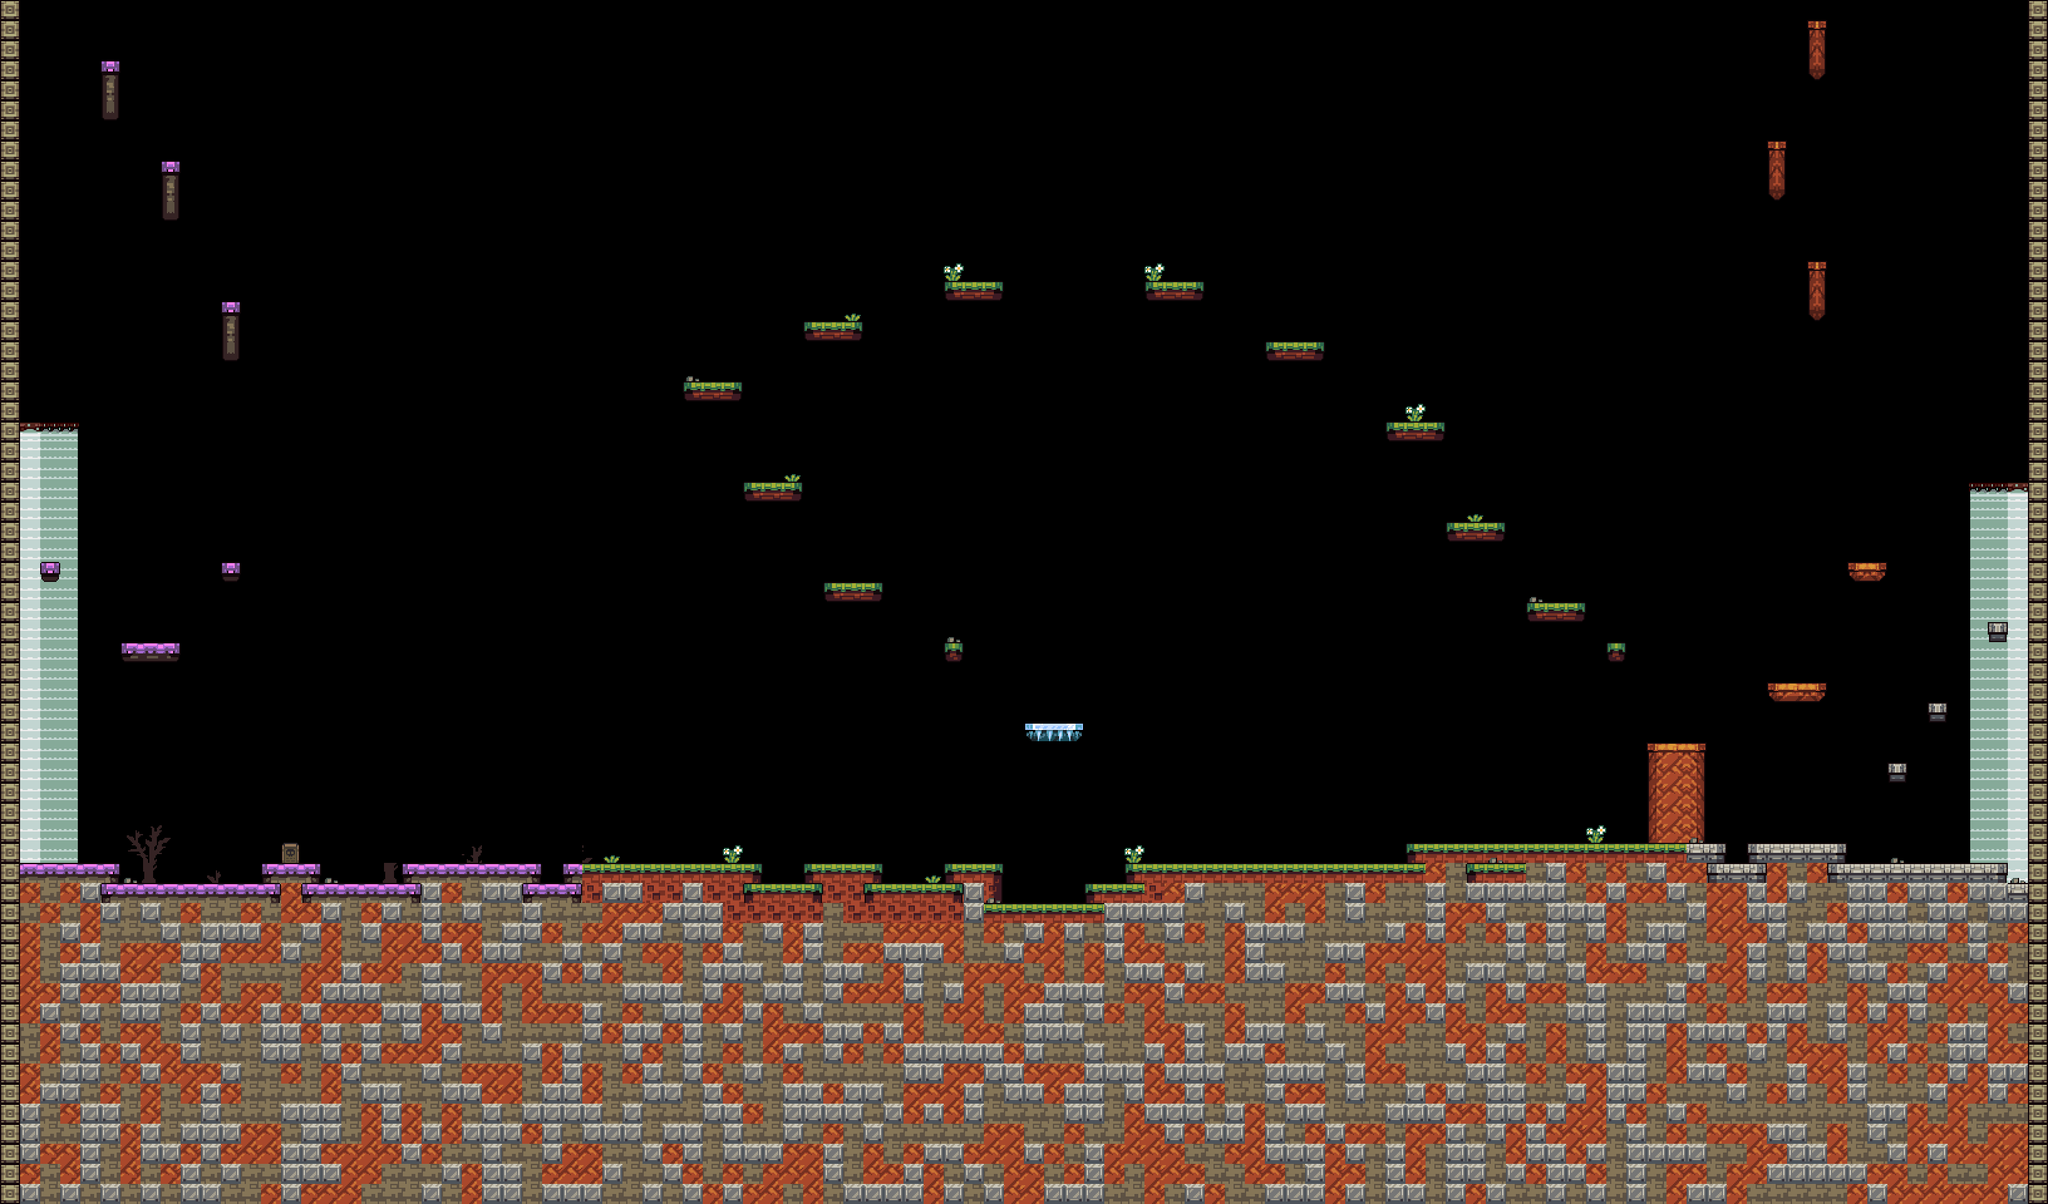

This is a level from a 2D game, rendered from its Tiled map with the project's own tilesets. A one-line summary and the map file follow, with tile-layer data summarised:
An orthogonal 102x60 tile map with 32x32 px tiles, 6 tile layers (Ground, FloorBG, Floor, SpawnFloor, ...) and 1 object.

<map version="1.0" orientation="orthogonal" renderorder="left-up" width="102" height="60" tilewidth="32" tileheight="32" nextobjectid="11">
 <tileset firstgid="1" name="tileset" tilewidth="32" tileheight="32" tilecount="126" columns="7">
  <image source="tileset.png" width="224" height="576" />
  <terraintypes>
   <terrain name="Ground Terrain" tile="-1" />
  </terraintypes>
  <tile id="43" terrain="0,0,0,0" />
  <tile id="64" terrain="0,0,0,0" />
  <tile id="85" terrain="0,0,0,0" />
 </tileset>
 <imagelayer name="BG_Clouds" opacity="0.4" offsetx="1312" offsety="-32">
  <image source="backgrounds/layer04.png" width="2048" height="1546" />
 </imagelayer>
 <imagelayer name="BG_Clouds" opacity="0.4" offsetx="-736" offsety="96">
  <image source="backgrounds/layer04.png" width="2048" height="1546" />
 </imagelayer>
 <imagelayer name="BG_Mountain" offsetx="728" offsety="136">
  <image source="backgrounds/layer03.png" width="2048" height="1546" />
 </imagelayer>
 <layer name="Ground" width="102" height="60">
  <properties>
   <property name="collide" type="bool" value="true" />
  </properties>
  <data>[6120 cells, 1590 non-empty, 4 distinct tile ids]</data>
 </layer>
 <layer name="FloorBG" width="102" height="60">
  <properties>
   <property name="collide" type="bool" value="false" />
  </properties>
  <data>[6120 cells, 120 non-empty, 4 distinct tile ids]</data>
 </layer>
 <layer name="Floor" width="102" height="60">
  <properties>
   <property name="collide" type="bool" value="true" />
  </properties>
  <data>[6120 cells, 205 non-empty, 38 distinct tile ids]</data>
 </layer>
 <layer name="SpawnFloor" width="102" height="60">
  <properties>
   <property name="collide" type="bool" value="true" />
  </properties>
  <data>[6120 cells, 3 non-empty, 3 distinct tile ids]</data>
 </layer>
 <layer name="Aesthetics" width="102" height="60">
  <properties>
   <property name="collide" type="bool" value="false" />
  </properties>
  <data>[6120 cells, 33 non-empty, 11 distinct tile ids]</data>
 </layer>
 <layer name="WallOfEnd" width="102" height="60">
  <properties>
   <property name="collide" type="bool" value="true" />
  </properties>
  <data>[6120 cells, 120 non-empty, 1 distinct tile ids]</data>
 </layer>
 <objectgroup name="SpawnPoint" offsetx="-0.5" offsety="-0.25">
  <properties>
   <property name="collide" type="bool" value="false" />
  </properties>
  <object id="7" gid="29" x="1665.25" y="1152" width="32" height="32" />
 </objectgroup>
</map>